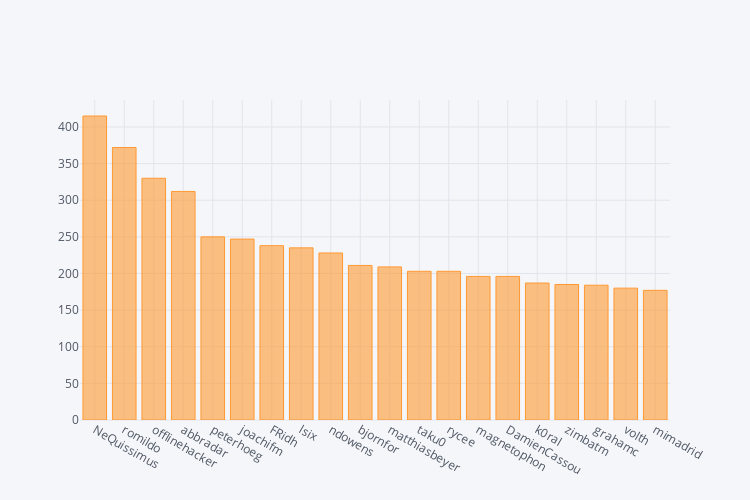

Write notebook code for a chart like this one.
### Markdown cell above
## Number of PRs by User

### Code cell
iplot(data.groupby('user.login').size().sort_values(ascending=False)[:20].iplot(asFigure=True, kind='bar', dimensions=(750, 500)))

### Figure 1 — Plotly figure (JSON) as saved in the notebook; plotly's stock layout.template omitted (floating-point values rounded to 4 significant figures)
{"data": [{"marker": {"color": "rgba(255, 153, 51, 0.6)", "line": {"color": "rgba(255, 153, 51, 1.0)", "width": 1}}, "name": "None", "orientation": "v", "text": "", "type": "bar", "x": ["NeQuissimus", "romildo", "offlinehacker", "abbradar", "peterhoeg", "joachifm", "FRidh", "lsix", "ndowens", "bjornfor", "matthiasbeyer", "taku0", "rycee", "magnetophon", "DamienCassou", "k0ral", "zimbatm", "grahamc", "volth", "mimadrid"], "y": [415, 372, 330, 312, 250, 247, 238, 235, 228, 211, 209, 203, 203, 196, 196, 187, 185, 184, 180, 177]}], "layout": {"height": 500, "legend": {"bgcolor": "#F5F6F9", "font": {"color": "#4D5663"}}, "paper_bgcolor": "#F5F6F9", "plot_bgcolor": "#F5F6F9", "titlefont": {"color": "#4D5663"}, "width": 750, "xaxis1": {"gridcolor": "#E1E5ED", "showgrid": true, "tickfont": {"color": "#4D5663"}, "title": "", "titlefont": {"color": "#4D5663"}, "zerolinecolor": "#E1E5ED"}, "yaxis1": {"gridcolor": "#E1E5ED", "showgrid": true, "tickfont": {"color": "#4D5663"}, "title": "", "titlefont": {"color": "#4D5663"}, "zerolinecolor": "#E1E5ED"}}}
